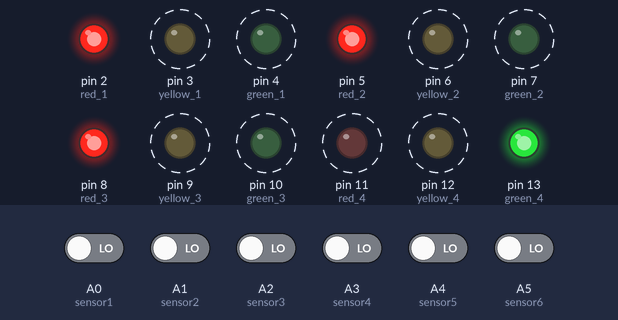
Simulated run of this sketch. Board: Arduino Nano, built with avr-gcc and run on an emulated ATmega328P. On the bench: output pins drawn as LEDs (lit = HIGH). Dashed ring = blinking. Inputs (shaded band) come from the test bench; at power-on: A0 (sensor1), A1 (sensor2), A2 (sensor3), A3 (sensor4), A4 (sensor5), A5 (sensor6) LOW.

Above: at 2.3 s.
2.4 s: A0 (sensor1) driven HIGH
At 3.4 s:
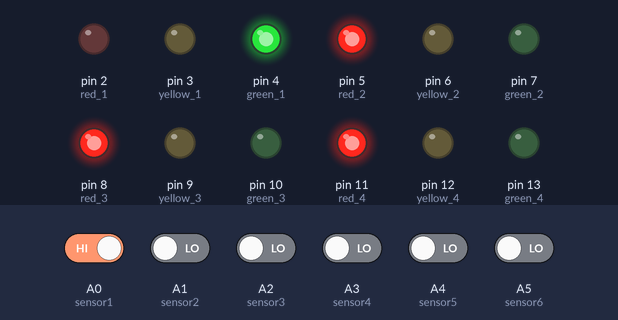
7.9 s: A4 (sensor5) driven HIGH
At 9.8 s:
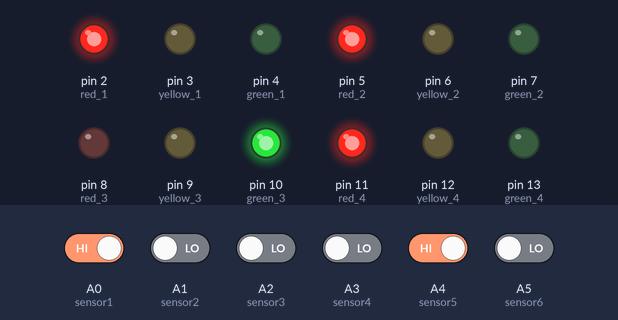
11.0 s: A0 (sensor1) driven LOW
At 14.4 s:
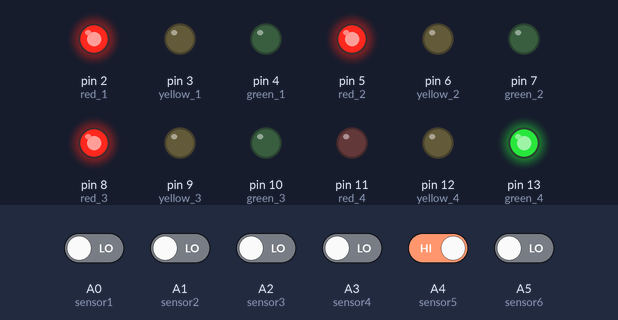
14.5 s: A2 (sensor3) driven HIGH
At 16.5 s:
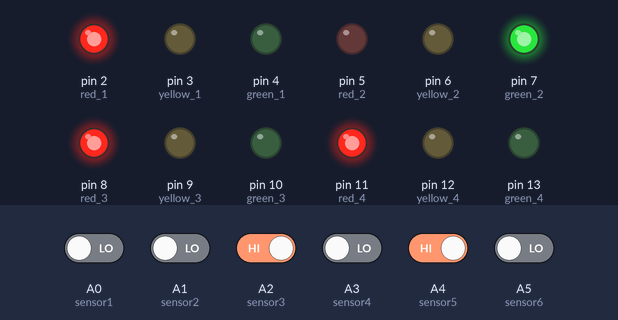
Timing chart, 0 to 22.2 s (numbered marks = the images above; inputs shaded):
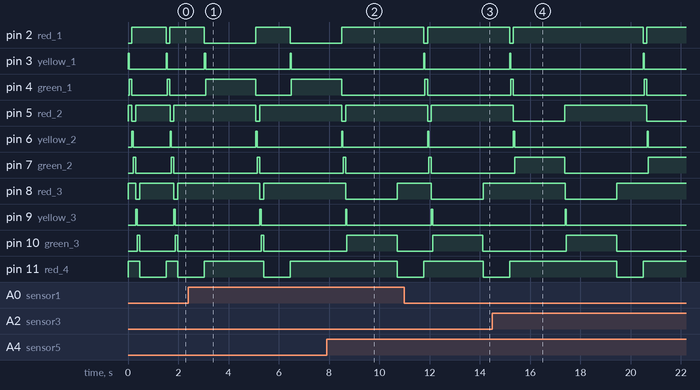

Measured:
- after the input at 2.4 s, pin 3 (yellow_1): LOW → HIGH after 4.1 s, → LOW 0.05 s later
- after the input at 7.9 s, pin 2 (red_1): goes on until 8.5 s, then stays HIGH; pin 3 (yellow_1): stays LOW (without the input it goes to HIGH after 2.0 s); pin 4 (green_1): goes on until 8.5 s, then stays LOW
- after the input at 11.0 s, pin 8 (red_3): HIGH → LOW after 1.1 s instead of 3.0 s; pin 10 (green_3): LOW → HIGH after 1.1 s instead of 3.0 s; pin 12 (yellow_4): LOW → HIGH after 3.1 s, → LOW 0.05 s later
- after the input at 14.5 s, pin 2 (red_1): HIGH → LOW after 6.0 s, → HIGH 0.15 s later; pin 3 (yellow_1): LOW → HIGH after 6.0 s, → LOW 0.05 s later; pin 4 (green_1): LOW → HIGH after 6.1 s, → LOW 0.10 s later; pin 6 (yellow_2): LOW → HIGH after 6.2 s, → LOW 0.05 s later
- by itself, pin 3 (yellow_1): alternates HIGH for 0.05 s and LOW for 1.5 s

The sketch:

Smart_Traffic_Controller.ino
```cpp
const int red_1=2;
const int yellow_1=3;
const int green_1=4;

const int red_2=5;
const int yellow_2=6;
const int green_2=7;

const int red_3=8;
const int yellow_3=9;
const int green_3=10;

const int red_4=11;
const int yellow_4=12;
const int green_4=13;


const int sensor1=A0;
const int sensor2=A1;
const int sensor3=A2;
const int sensor4=A3;
const int sensor5=A4;
const int sensor6=A5;
const int sensor7=A6;
const int sensor8=A7;

void setup()
{
  pinMode(red_1,OUTPUT);
  pinMode(yellow_1,OUTPUT);
  pinMode(green_1,OUTPUT);

  pinMode(red_2,OUTPUT);
  pinMode(yellow_2,OUTPUT);
  pinMode(green_2,OUTPUT);

  pinMode(red_3,OUTPUT);
  pinMode(yellow_3,OUTPUT);
  pinMode(green_3,OUTPUT);

  pinMode(red_4,OUTPUT);
  pinMode(yellow_4,OUTPUT);
  pinMode(green_4,OUTPUT);


  pinMode(sensor1,INPUT);
  pinMode(sensor2,INPUT);
  pinMode(sensor3,INPUT);
  pinMode(sensor4,INPUT);
  pinMode(sensor5,INPUT);
  pinMode(sensor6,INPUT);
  pinMode(sensor7,INPUT);
  pinMode(sensor8,INPUT);
}

void loop()
{
  {
  if(digitalRead(sensor1)==HIGH &&(digitalRead(sensor2)==HIGH))
  {
  digitalWrite(2,HIGH);
  digitalWrite(5,HIGH);
  digitalWrite(8,HIGH);
  digitalWrite(11,HIGH);
  delay(1);
  digitalWrite(2,LOW);
  delay(1);
  digitalWrite(3,HIGH);
  delay(50);
  digitalWrite(3,LOW);
  delay(1);
  digitalWrite(4,HIGH);
  delay(3000);
  digitalWrite(4,LOW);
  delay(1);
  }
  else if(digitalRead(sensor1)==HIGH &&(digitalRead(sensor2)==LOW))
  {
  digitalWrite(2,HIGH);
  digitalWrite(5,HIGH);
  digitalWrite(8,HIGH);
  digitalWrite(11,HIGH);
  delay(1);
  digitalWrite(2,LOW);
  delay(1);
  digitalWrite(3,HIGH);
  delay(50);
  digitalWrite(3,LOW);
  delay(1);
  digitalWrite(4,HIGH);
  delay(2000);
  digitalWrite(4,LOW);
  delay(1);
  }
  else
  {
  digitalWrite(2,HIGH);
  digitalWrite(5,HIGH);
  digitalWrite(8,HIGH);
  digitalWrite(11,HIGH);
  delay(1);
  digitalWrite(2,LOW);
  delay(1);
  digitalWrite(3,HIGH);
  delay(50);
  digitalWrite(3,LOW);
  delay(1);
  digitalWrite(4,HIGH);
  delay(100);
  digitalWrite(4,LOW);
  delay(1);
  }
}
{
  if(digitalRead(sensor3)==HIGH &&(digitalRead(sensor4)==HIGH))
  {
  digitalWrite(5,HIGH);
  digitalWrite(2,HIGH);
  digitalWrite(8,HIGH);
  digitalWrite(11,HIGH);
  delay(1);
  digitalWrite(5,LOW);
  delay(1);
  digitalWrite(6,HIGH);
  delay(50);
  digitalWrite(6,LOW);
  delay(1);
  digitalWrite(7,HIGH);
  delay(3000);
  digitalWrite(7,LOW);
  delay(1);
  }
  else if(digitalRead(sensor3)==HIGH &&(digitalRead(sensor4)==LOW))
  {
  digitalWrite(5,HIGH);
  digitalWrite(2,HIGH);
  digitalWrite(8,HIGH);
  digitalWrite(11,HIGH);
  delay(1);
  digitalWrite(5,LOW);
  delay(1);
  digitalWrite(6,HIGH);
  delay(50);
  digitalWrite(6,LOW);
  delay(1);
  digitalWrite(7,HIGH);
  delay(2000);
  digitalWrite(7,LOW);
  delay(1);
  }
  else
  {
  digitalWrite(5,HIGH);
  digitalWrite(2,HIGH);
  digitalWrite(8,HIGH);
  digitalWrite(11,HIGH);
  delay(1);
  digitalWrite(5,LOW);
  delay(1);
  digitalWrite(6,HIGH);
  delay(50);
  digitalWrite(6,LOW);
  delay(1);
  digitalWrite(7,HIGH);
  delay(100);
  digitalWrite(7,LOW);
  delay(1);
  }
}
{
  if(digitalRead(sensor5)==HIGH &&(digitalRead(sensor6)==HIGH))
  {
  digitalWrite(8,HIGH);
  digitalWrite(5,HIGH);
  digitalWrite(2,HIGH);
  digitalWrite(11,HIGH);
  delay(1);
  digitalWrite(8,LOW);
  delay(1);
  digitalWrite(9,HIGH);
  delay(50);
  digitalWrite(9,LOW);
  delay(1);
  digitalWrite(10,HIGH);
  delay(3000);
  digitalWrite(10,LOW);
  delay(1);
  }
  else if(digitalRead(sensor5)==HIGH &&(digitalRead(sensor6)==LOW))
  {
  digitalWrite(8,HIGH);
  digitalWrite(5,HIGH);
  digitalWrite(2,HIGH);
  digitalWrite(11,HIGH);
  delay(1);
  digitalWrite(8,LOW);
  delay(1);
  digitalWrite(9,HIGH);
  delay(50);
  digitalWrite(9,LOW);
  delay(1);
  digitalWrite(10,HIGH);
  delay(2000);
  digitalWrite(10,LOW);
  delay(1);
  }
  else
  {
  digitalWrite(8,HIGH);
  digitalWrite(5,HIGH);
  digitalWrite(2,HIGH);
  digitalWrite(11,HIGH);
  delay(1);
  digitalWrite(8,LOW);
  delay(1);
  digitalWrite(9,HIGH);
  delay(50);
  digitalWrite(9,LOW);
  delay(1);
  digitalWrite(10,HIGH);
  delay(100);
  digitalWrite(10,LOW);
  delay(1);
  }
}
{
  if(digitalRead(sensor7)==HIGH &&(digitalRead(sensor8)==HIGH))
  {
  digitalWrite(11,HIGH);
  digitalWrite(5,HIGH);
  digitalWrite(8,HIGH);
  digitalWrite(2,HIGH);
  delay(1);
  digitalWrite(11,LOW);
  delay(1);
  digitalWrite(12,HIGH);
  delay(50);
  digitalWrite(12,LOW);
  delay(1);
  digitalWrite(13,HIGH);
  delay(3000);
  digitalWrite(13,LOW);
  delay(1);
  }
  else if(digitalRead(sensor7)==HIGH &&(digitalRead(sensor8)==LOW))
  {
  digitalWrite(11,HIGH);
  digitalWrite(5,HIGH);
  digitalWrite(8,HIGH);
  digitalWrite(2,HIGH);
  delay(1);
  digitalWrite(11,LOW);
  delay(1);
  digitalWrite(12,HIGH);
  delay(50);
  digitalWrite(12,LOW);
  delay(1);
  digitalWrite(13,HIGH);
  delay(2000);
  digitalWrite(13,LOW);
  delay(1);
  }
  else
  {
  digitalWrite(11,HIGH);
  digitalWrite(5,HIGH);
  digitalWrite(8,HIGH);
  digitalWrite(2,HIGH);
  delay(1);
  digitalWrite(11,LOW);
  delay(1);
  digitalWrite(12,HIGH);
  delay(50);
  digitalWrite(12,LOW);
  delay(1);
  digitalWrite(13,HIGH);
  delay(1000);
  digitalWrite(13,LOW);
  delay(1);
  }
}
}
```
